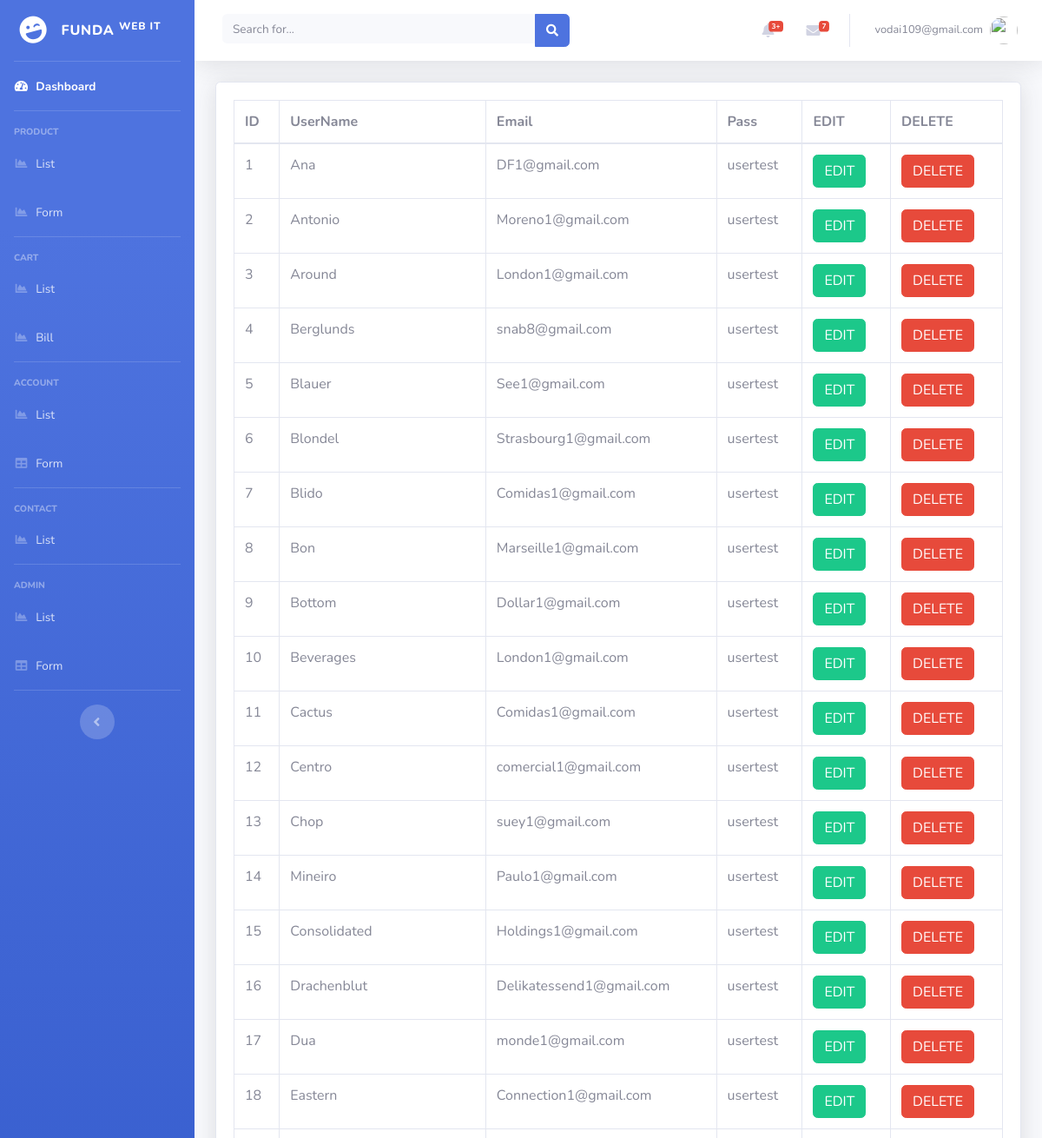
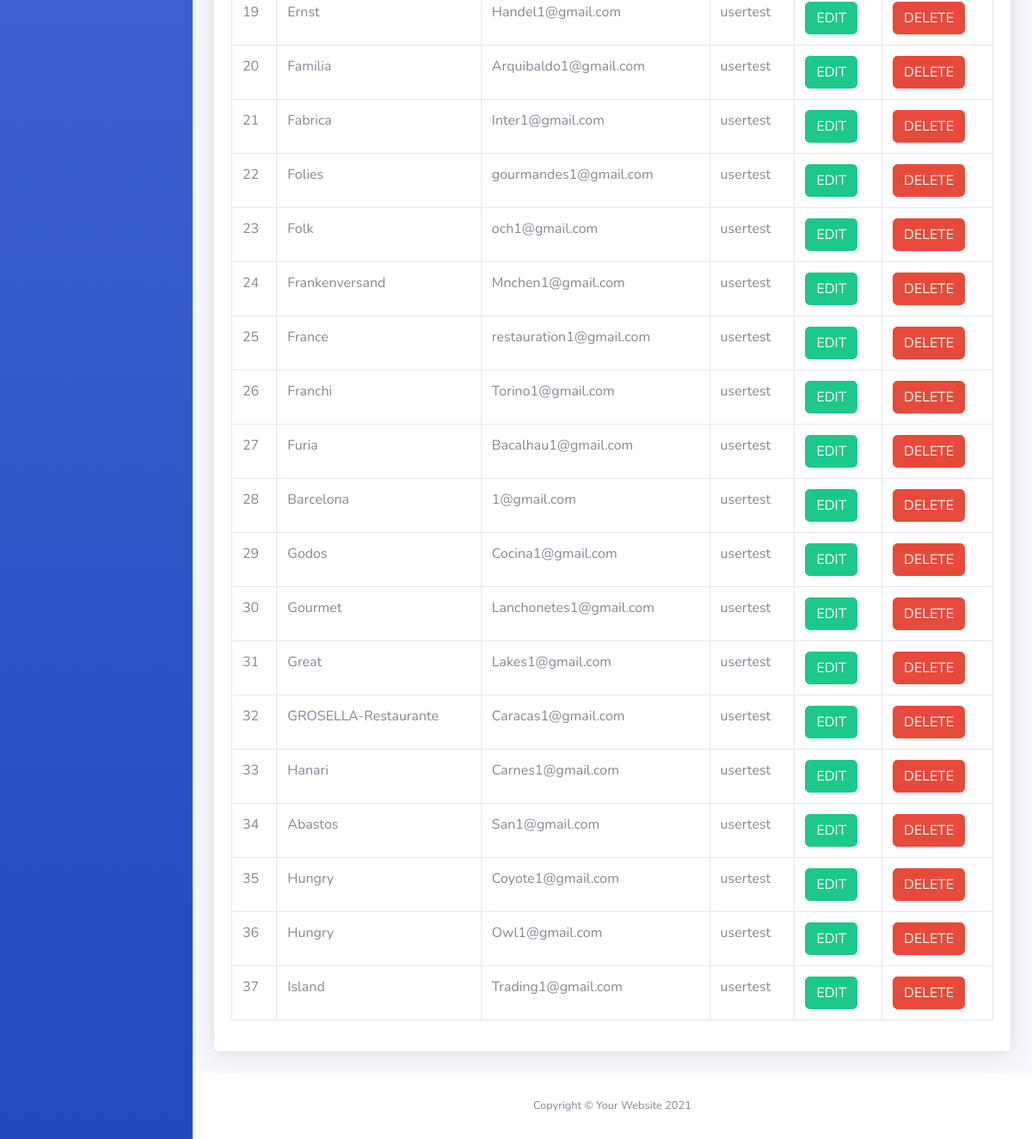
The page /admin/list-account.php (signed in) on the database its author committed (2 pictures, top to bottom).
### tables this page shows
CREATE TABLE `user` (
  `id` int(255) NOT NULL,
  `username` varchar(255) NOT NULL,
  `email` varchar(255) NOT NULL,
  `password` varchar(255) NOT NULL
);

### admin/list-account.php (the view, shortened to what this page needs)
<?php
include('includes/header.php');
include('includes/navbar.php');
include('config.php');
if (strlen($_SESSION['admin']) == 0) {
  header('location:index.php');
} else {
?>
  <div class="container-fluid">
    <div class="card shadow mb-4">
      <div class="card-body">
        <div class="table-responsive">
          <table class="table table-bordered" id="dataTable" width="100%" cellspacing="0">
            <thead>
              <tr>
                <th> ID </th>
                <th> UserName </th>
                <th>Email</th>
                <th>Pass</th>
                <th>EDIT </th>
                <th>DELETE </th>
              </tr>
            </thead>
            <tbody>
              <?php $sql = "SELECT * from `user`";
              $query = $dbh->prepare($sql);
              $query->execute();
              $results = $query->fetchAll(PDO::FETCH_OBJ);
              $cnt = 1;
              if ($query->rowCount() > 0) {
                foreach ($results as $result) {  ?>
                  <tr>
                    <td><?php echo htmlentities($cnt); ?></td>
                    <td><?php echo htmlentities($result->username); ?></td>
                    <td><?php echo htmlentities($result->email); ?></td>
                    <td><?php echo htmlentities($result->password); ?></td>
                    <td>
                      <form action="add-account.php?id=<?php echo htmlentities($result->id); ?>" method="post">
                        <button type="submit" name="edit_btn" class="btn btn-success">EDIT</button>
                      </form>
                    </td>
                    <td>
                      <form action="add-account.php?id=<?php echo htmlentities($result->id); ?>" method="post">
                        <button type="submit" name="delete_btn" class="btn btn-danger"> DELETE</button>
                      </form>
                    </td>
                  </tr>
              <?php $cnt = $cnt + 1;
                }
              } ?>
            </tbody>
          </table>
        </div>
      </div>
    </div>
  </div>
<?php
}
include('includes/footer.php');
?>

### rows shown on the page
user: username "Ana", email "DF1@gmail.com", password "usertest"
user: username "Antonio", email "Moreno1@gmail.com", password "usertest"
user: username "Around", email "London1@gmail.com", password "usertest"
user: username "Berglunds", email "snab8@gmail.com", password "usertest"
user: username "Blauer", email "See1@gmail.com", password "usertest"
user: username "Blondel", email "Strasbourg1@gmail.com", password "usertest"
user: username "Blido", email "Comidas1@gmail.com", password "usertest"
user: username "Bon", email "Marseille1@gmail.com", password "usertest"
user: username "Bottom", email "Dollar1@gmail.com", password "usertest"
user: username "Beverages", email "London1@gmail.com", password "usertest"
user: username "Cactus", email "Comidas1@gmail.com", password "usertest"
user: username "Centro", email "comercial1@gmail.com", password "usertest"
user: username "Chop", email "suey1@gmail.com", password "usertest"
user: username "Mineiro", email "Paulo1@gmail.com", password "usertest"
user: username "Consolidated", email "Holdings1@gmail.com", password "usertest"
user: username "Drachenblut", email "Delikatessend1@gmail.com", password "usertest"
user: username "Dua", email "monde1@gmail.com", password "usertest"
user: username "Eastern", email "Connection1@gmail.com", password "usertest"
user: username "Ernst", email "Handel1@gmail.com", password "usertest"
user: username "Familia", email "Arquibaldo1@gmail.com", password "usertest"
user: username "Fabrica", email "Inter1@gmail.com", password "usertest"
user: username "Folies", email "gourmandes1@gmail.com", password "usertest"
user: username "Folk", email "och1@gmail.com", password "usertest"
user: username "Frankenversand", email "Mnchen1@gmail.com", password "usertest"
user: username "France", email "restauration1@gmail.com", password "usertest"
user: username "Franchi", email "Torino1@gmail.com", password "usertest"
user: username "Furia", email "Bacalhau1@gmail.com", password "usertest"
user: username "Barcelona", email "1@gmail.com", password "usertest"
user: username "Godos", email "Cocina1@gmail.com", password "usertest"
user: username "Gourmet", email "Lanchonetes1@gmail.com", password "usertest"
user: username "Great", email "Lakes1@gmail.com", password "usertest"
user: username "GROSELLA-Restaurante", email "Caracas1@gmail.com", password "usertest"
user: username "Hanari", email "Carnes1@gmail.com", password "usertest"
user: username "Abastos", email "San1@gmail.com", password "usertest"
user: username "Hungry", email "Coyote1@gmail.com", password "usertest"
user: username "Hungry", email "Owl1@gmail.com", password "usertest"
user: username "Island", email "Trading1@gmail.com", password "usertest"

### other values the page prints
$_SESSION['admin'] "vodai109@gmail.com"
